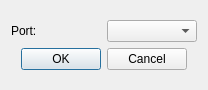
<?xml version="1.0" encoding="UTF-8"?>
<ui version="4.0">
 <class>SerialPortSettings</class>
 <widget class="QDialog" name="SerialPortSettings">
  <property name="geometry">
   <rect>
    <x>0</x>
    <y>0</y>
    <width>208</width>
    <height>90</height>
   </rect>
  </property>
  <property name="windowTitle">
   <string>Komunikacja</string>
  </property>
  <property name="windowIcon">
   <iconset resource="icons.qrc">
    <normaloff>:/icons/komunikacja.ico</normaloff>:/icons/komunikacja.ico</iconset>
  </property>
  <layout class="QGridLayout" name="gridLayout">
   <item row="0" column="0">
    <layout class="QVBoxLayout" name="verticalLayout">
     <item>
      <layout class="QHBoxLayout" name="horizontalLayout">
       <item>
        <widget class="QLabel" name="label">
         <property name="text">
          <string>Port:</string>
         </property>
        </widget>
       </item>
       <item>
        <widget class="QComboBox" name="serialPortComboBox"/>
       </item>
      </layout>
     </item>
     <item>
      <widget class="QDialogButtonBox" name="buttonBox">
       <property name="orientation">
        <enum>Qt::Horizontal</enum>
       </property>
       <property name="standardButtons">
        <set>QDialogButtonBox::Cancel|QDialogButtonBox::Ok</set>
       </property>
       <property name="centerButtons">
        <bool>true</bool>
       </property>
      </widget>
     </item>
    </layout>
   </item>
  </layout>
 </widget>
 <resources>
  <include location="icons.qrc"/>
 </resources>
 <connections/>
</ui>
